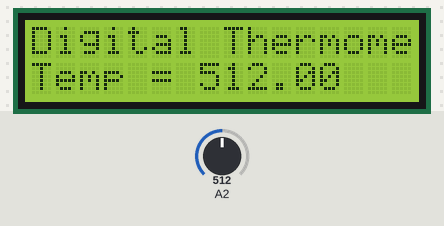
Bench run of a sketch on a simulated Arduino Uno, built with avr-gcc and run on an emulated ATmega328P. Shown: 16×2 character LCD. The inputs (shaded band) are chosen by the test bench; at power-on: A2 = 512.

Above: at 1.2 s.
1.3 s: A2 set to 716
At 1.6 s:
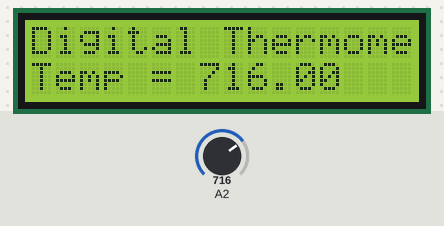
2.8 s: A2 set to 900
At 4.0 s:
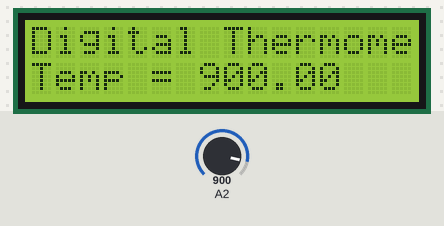
4.3 s: A2 set to 1023
At 5.2 s:
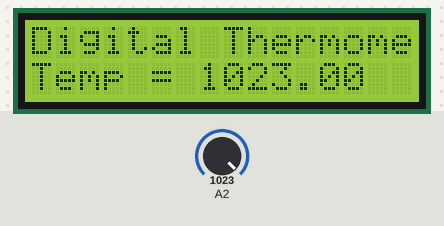
Timing chart, 0 to 7.3 s (numbered marks = the images above; inputs shaded):
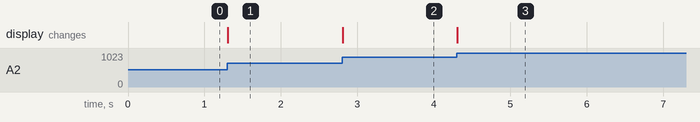

The sketch:

13._LCD___TEMP_sensor.ino
```cpp
 #include <LiquidCrystal.h>


//LiquidCrystal led(RS,E,D4,D5,D6,D7)
LiquidCrystal lcd(5,6,7,8,9,10);
float value;
float milivolt;
int temp;

void setup() {
  lcd.begin(16,2);


}

void loop() {
  value = analogRead(A2);
  milivolt = (value*5000)/1024;
  temp = milivolt/10;

  lcd.setCursor(0,0);
  lcd.print("Digital Thermometer");
  lcd.setCursor(0,1);
  lcd.print("Temp = ");
  lcd.print(value);


}
```

Measured:
- after the input at 1.3 s, the display: changes at once (image 1)
- after the input at 2.8 s, the display: changes at once (image 2)
- after the input at 4.3 s, the display: changes at once (image 3)
